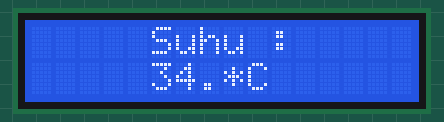
Simulated run of this sketch. Board: Arduino Uno, built with avr-gcc and run on an emulated ATmega328P. Parts: 16×2 character LCD. Random numbers use the default seed unless the sketch sets one.

Above: at 0.23 s.
At 5.24 s:
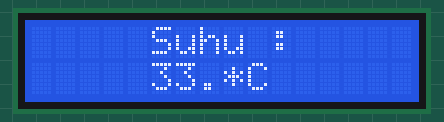
At 9.93 s:
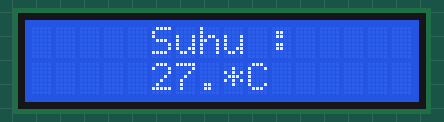
At 18.37 s:
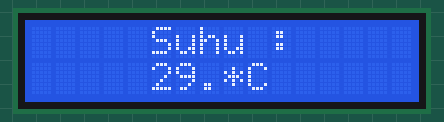
At 27.08 s:
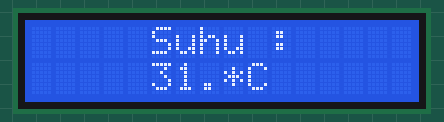
At 36.78 s:
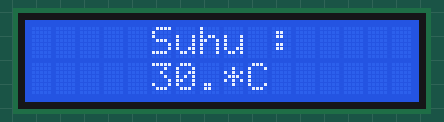

The sketch:

LCD.ino
```cpp
#include <LiquidCrystal_I2C.h>
//Inisialisasi pembuatan variable
LiquidCrystal_I2C lcd(0x27, 16, 2);
void setup() {
 //Menentukan Fungsionalitas dari PIN pada Microcontroller
 Serial.begin(115200); //baudrate yang digunakan untuk komunikasi microcontroller dengan komputer
 lcd.begin();
}
void loop() {
 //Program yang akan dijalankan berulang-ulang
 float suhu = random(27.1, 35.10);
 lcd.clear(); //Untuk Menghapus karakter pada LCD
 lcd.setCursor(5,0); lcd.print("Suhu :");
 lcd.setCursor(5,1); lcd.print(suhu);
 lcd.setCursor(8,1); lcd.print("*C");
}
```
